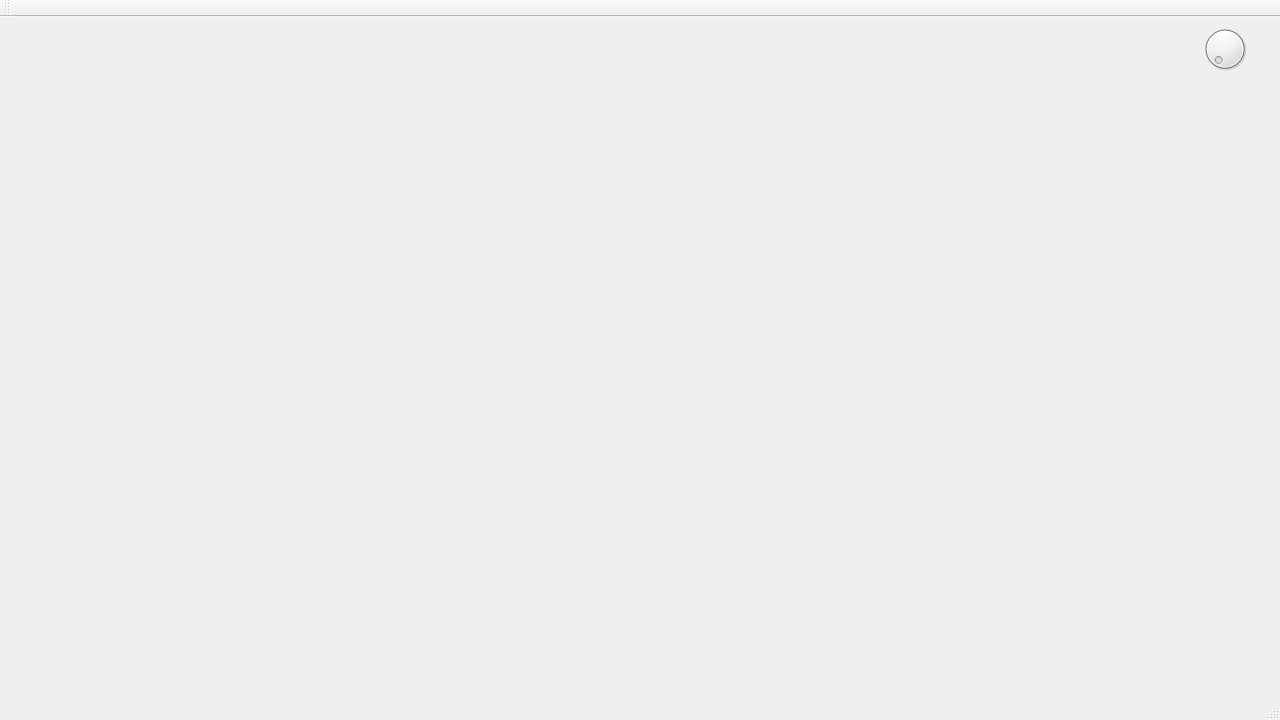
<?xml version="1.0" encoding="UTF-8"?>
<ui version="4.0">
 <class>MainWindow</class>
 <widget class="QMainWindow" name="MainWindow">
  <property name="geometry">
   <rect>
    <x>0</x>
    <y>0</y>
    <width>1280</width>
    <height>720</height>
   </rect>
  </property>
  <property name="windowTitle">
   <string>MainWindow</string>
  </property>
  <widget class="QWidget" name="centralWidget">
   <widget class="QDial" name="Scale">
    <property name="geometry">
     <rect>
      <x>1200</x>
      <y>0</y>
      <width>50</width>
      <height>64</height>
     </rect>
    </property>
   </widget>
  </widget>
  <widget class="QMenuBar" name="menuBar">
   <property name="geometry">
    <rect>
     <x>0</x>
     <y>0</y>
     <width>1280</width>
     <height>21</height>
    </rect>
   </property>
  </widget>
  <widget class="QToolBar" name="mainToolBar">
   <attribute name="toolBarArea">
    <enum>TopToolBarArea</enum>
   </attribute>
   <attribute name="toolBarBreak">
    <bool>false</bool>
   </attribute>
  </widget>
  <widget class="QStatusBar" name="statusBar"/>
 </widget>
 <layoutdefault spacing="6" margin="11"/>
 <resources/>
 <connections/>
</ui>
